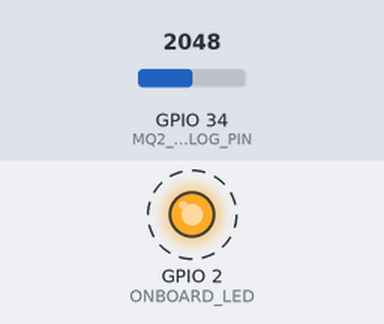
Bench run of a sketch on a simulated ESP32. Shown: output pins drawn as LEDs (lit = HIGH). Dashed ring = blinking. Inputs (shaded band) come from the test bench; at power-on: GPIO 34 (MQ2_ANALOG_PIN) = 2048. WiFi joins after 1.5 s; servers stay silent unless stated; uploads are accepted with an empty reply; random numbers use the default seed unless the sketch sets one; what the sketch prints to the serial monitor is not drawn.

Above: at 3.5 s.
Timing chart, 0 to 6.1 s (numbered marks = the images above):
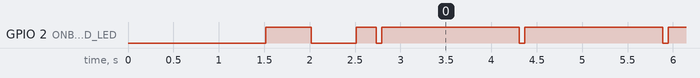

The sketch:

esp32_mq2_firex.ino
```cpp
/*
  FIRE-X NASA Microgravity Combustion Intel Platform
  ESP32 + MQ-2 Combustion Sniffer Firmware (C++ / Arduino)
  NASA Space Apps Challenge 2026

  Pins:
    MQ-2 VCC -> ESP32 5V (VIN)
    MQ-2 GND -> ESP32 GND
    MQ-2 AO  -> ESP32 GPIO 34 (ADC1 Channel 6)
*/

#include <WiFi.h>
#include <HTTPClient.h>
#include <ArduinoJson.h>

// ─── WI-FI CREDENTIALS ──────────────────────────────────────────
const char* WIFI_SSID     = "YOUR_WIFI_NAME";
const char* WIFI_PASSWORD = "YOUR_WIFI_PASSWORD";

// ─── FIRE-X BACKEND SERVER ──────────────────────────────────────
// Sənin noutbukunun cari yerli Wi-Fi IP ünvanı:
const char* SERVER_URL    = "http://192.168.100.144:8000/api/sensor-data";

// ─── PIN DEFINITIONS ───────────────────────────────────────────
const int MQ2_ANALOG_PIN  = 34; // GPIO 34 (ADC1, Input Only)
const int ONBOARD_LED     = 2;  // Blue LED indicator

// ─── TELEMETRY VARIABLES ───────────────────────────────────────
unsigned long lastSendTime = 0;
const unsigned long SEND_INTERVAL_MS = 1500; // Send telemetry every 1.5 seconds

void setup() {
  Serial.begin(115200);
  delay(1000);

  pinMode(ONBOARD_LED, OUTPUT);
  digitalWrite(ONBOARD_LED, LOW);

  // Set ADC attenuation for 0 - 3.3V range
  analogSetAttenuation(ADC_11db);

  Serial.println("\n==========================================");
  Serial.println("  NASA FIRE-X // ESP32 + MQ-2 IoT NODE   ");
  Serial.println("  Microgravity Combustion Gas Sniffer    ");
  Serial.println("==========================================");

  // Connect to Wi-Fi
  Serial.print("Connecting to Wi-Fi SSID: ");
  Serial.println(WIFI_SSID);
  WiFi.begin(WIFI_SSID, WIFI_PASSWORD);

  int attempts = 0;
  while (WiFi.status() != WL_CONNECTED && attempts < 25) {
    delay(500);
    Serial.print(".");
    digitalWrite(ONBOARD_LED, !digitalRead(ONBOARD_LED));
    attempts++;
  }

  if (WiFi.status() == WL_CONNECTED) {
    Serial.println("\n[WiFi] Connected successfully!");
    Serial.print("[WiFi] IP Address: ");
    Serial.println(WiFi.localIP());
    digitalWrite(ONBOARD_LED, HIGH);
  } else {
    Serial.println("\n[WiFi] Connection timeout. Operating in offline/serial telemetry mode.");
  }
}

void loop() {
  // Read analog value from MQ-2 sensor (12-bit ADC: 0 to 4095)
  int rawADC = analogRead(MQ2_ANALOG_PIN);

  // Sensor calibration & conversion:
  // Baseline ambient air gives ~ 150 - 250 ADC counts
  // Lighter / smoke gives ~ 600 - 1500+ ADC counts
  float gasPPM = map(rawADC, 150, 2500, 20, 1000);
  if (gasPPM < 10.0) gasPPM = 15.0 + (rawADC * 0.05);

  float smokeDensityPct = (rawADC / 4095.0) * 100.0;
  float ambientTempC = 23.5 + (random(-5, 5) * 0.1);
  float estimatedO2 = 20.9;

  // Print telemetry to serial monitor
  Serial.printf("[SENSOR] Raw ADC: %d | Gas: %.1f ppm | Smoke: %.1f %%\n", rawADC, gasPPM, smokeDensityPct);

  // Transmit telemetry to FastAPI backend
  if (millis() - lastSendTime >= SEND_INTERVAL_MS) {
    lastSendTime = millis();

    if (WiFi.status() == WL_CONNECTED) {
      HTTPClient http;
      http.begin(SERVER_URL);
      http.addHeader("Content-Type", "application/json");

      // Build JSON Payload matching FastAPI SensorDataPayload model
      StaticJsonDocument<256> doc;
      doc["device_id"]         = "ESP32-FIREX-01";
      doc["raw_smoke_adc"]     = rawADC;
      doc["gas_ppm"]           = gasPPM;
      doc["smoke_density_pct"] = smokeDensityPct;
      doc["ambient_temp_c"]    = ambientTempC;
      doc["estimated_o2_pct"]  = estimatedO2;
      doc["simulated"]         = false;

      String jsonStr;
      serializeJson(doc, jsonStr);

      int httpResponseCode = http.POST(jsonStr);
      if (httpResponseCode > 0) {
        String response = http.getString();
        Serial.printf("[HTTP] Status %d | Sent: %s\n", httpResponseCode, jsonStr.c_str());

        // Blink LED to indicate successful transmission
        digitalWrite(ONBOARD_LED, LOW);
        delay(60);
        digitalWrite(ONBOARD_LED, HIGH);
      } else {
        Serial.printf("[HTTP] POST failed, error: %s\n", http.errorToString(httpResponseCode).c_str());
      }
      http.end();
    }
  }

  delay(100);
}
```

Measured:
- by itself, GPIO 2 (ONBOARD_LED): goes LOW 0.50 s, HIGH 0.22 s, 80 × (LOW 0.06 s, HIGH 1.5 s), LOW 0.06 s, then HIGH
